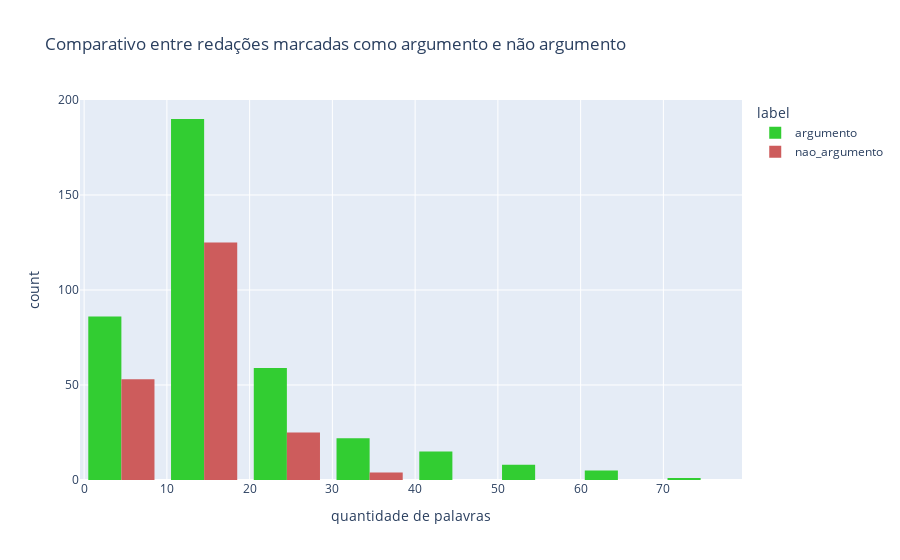

The notebook cell saved with this chart:
### Code cell
fig = px.histogram(grouped_by_arg, x='len_text', color="label", labels={"len_text": "quantidade de palavras"}, color_discrete_sequence=["limegreen", "indianred"], nbins=10, barmode='group', title="Comparativo entre redações marcadas como argumento e não argumento")

fig.update_xaxes(
    showgrid=True,
    dtick = 10
)
fig.show()

### Figure 1 — Plotly figure (JSON) as saved in the notebook; plotly's stock layout.template omitted (floating-point values rounded to 4 significant figures; data arrays with more than 128 entries replaced by an {"elided": "..."} marker saying what was removed)
{"data": [{"alignmentgroup": "True", "bingroup": "x", "hovertemplate": "label=argumento<br>quantidade de palavras=%{x}<br>count=%{y}<extra></extra>", "legendgroup": "argumento", "marker": {"color": "limegreen"}, "name": "argumento", "nbinsx": 10, "offsetgroup": "argumento", "orientation": "v", "showlegend": true, "type": "histogram", "x": {"elided": "386 int values"}, "xaxis": "x", "yaxis": "y"}, {"alignmentgroup": "True", "bingroup": "x", "hovertemplate": "label=nao_argumento<br>quantidade de palavras=%{x}<br>count=%{y}<extra></extra>", "legendgroup": "nao_argumento", "marker": {"color": "indianred"}, "name": "nao_argumento", "nbinsx": 10, "offsetgroup": "nao_argumento", "orientation": "v", "showlegend": true, "type": "histogram", "x": {"elided": "207 int values"}, "xaxis": "x", "yaxis": "y"}], "layout": {"barmode": "group", "legend": {"title": {"text": "label"}, "tracegroupgap": 0}, "title": {"text": "Comparativo entre redações marcadas como argumento e não argumento"}, "xaxis": {"anchor": "y", "domain": [0, 1], "dtick": 10, "showgrid": true, "title": {"text": "quantidade de palavras"}}, "yaxis": {"anchor": "x", "domain": [0, 1], "title": {"text": "count"}}}}
